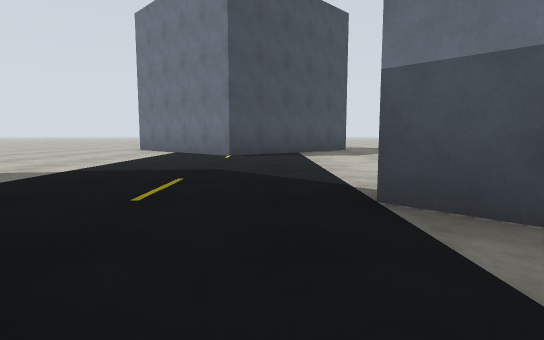
[1] (above)

24 first-person views from a walk through a Gazebo world. The camera is 0.94 m above the floor, tilts 6° down and sees 80° across. The floor is counted in squares, 2 m on a side. Each view is taken from the middle of a square. On the plan, view 1 faces up. The plan holds only what a view shows up to about 9 squares ahead; the rest is blank. The place goes on beyond the plan.

[2]
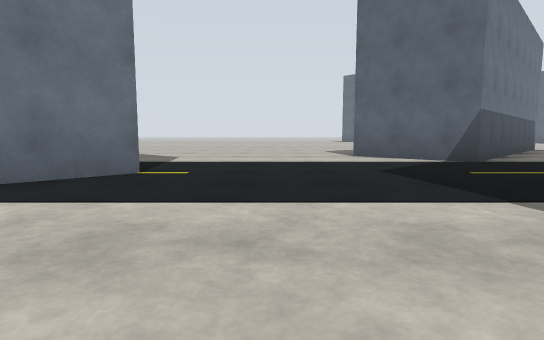

[3]
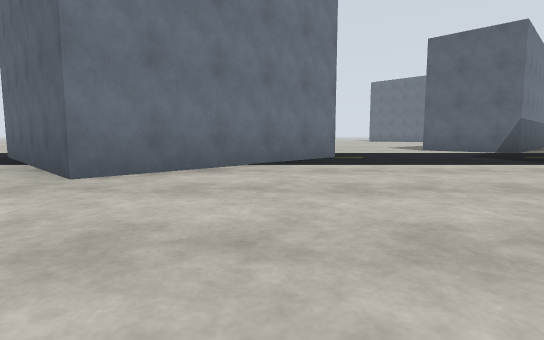

[4]
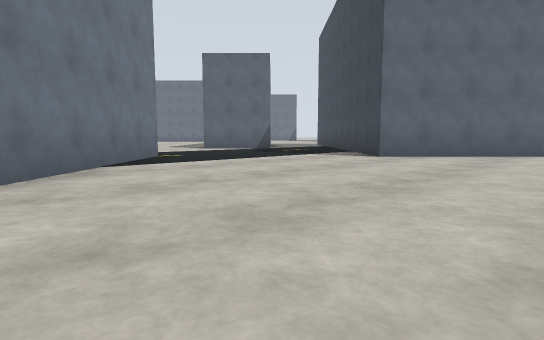

[5]
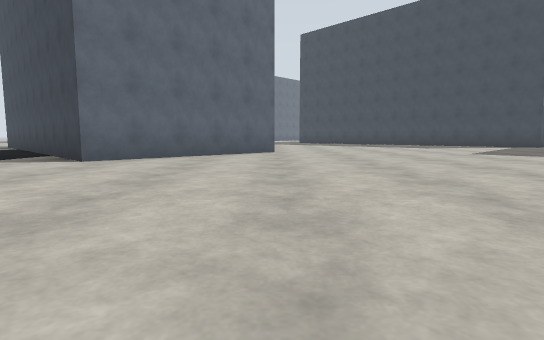

[6]
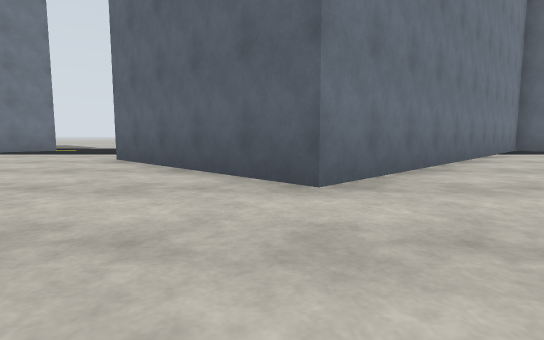

[7]
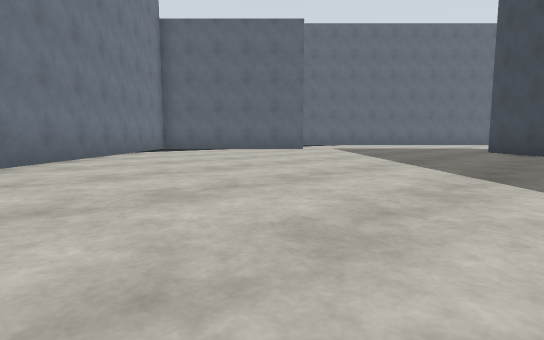

[8]
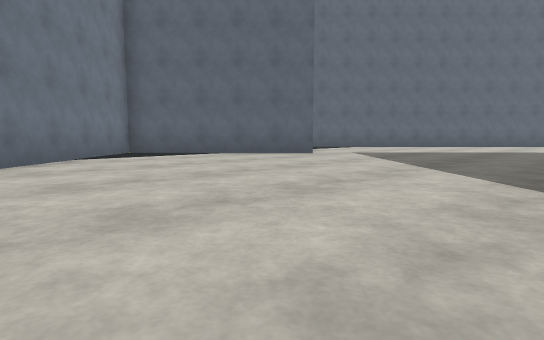

[9]
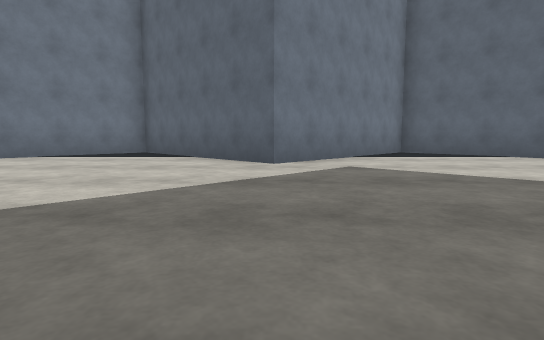

[10]
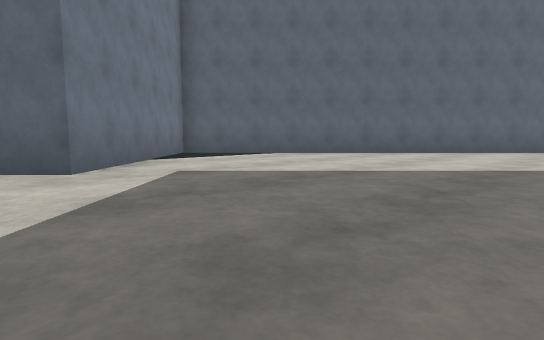

[11]
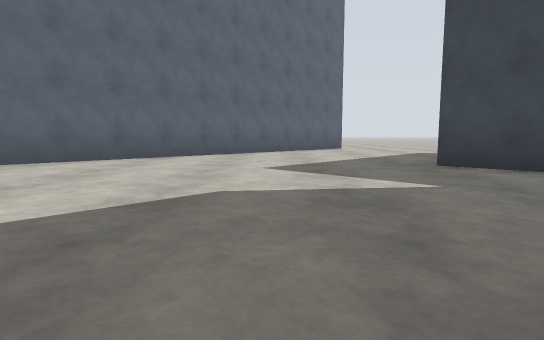

[12]
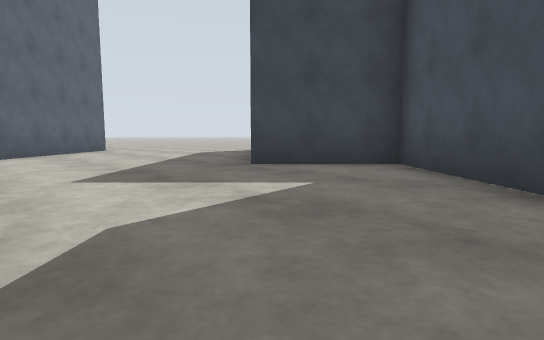

[13]
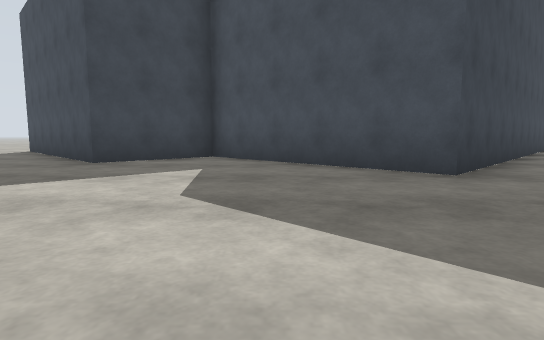

[14]
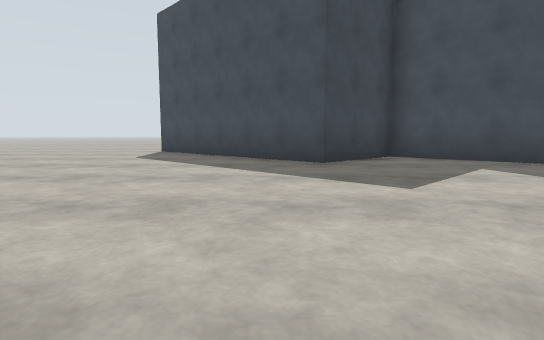

[15]
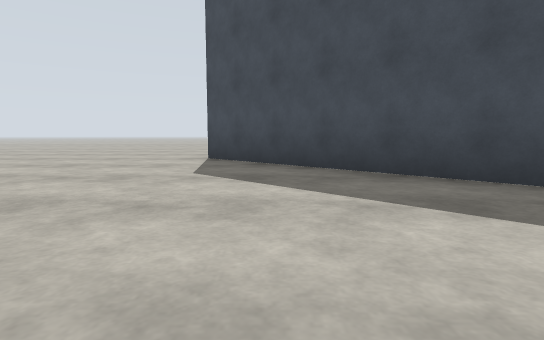

[16]
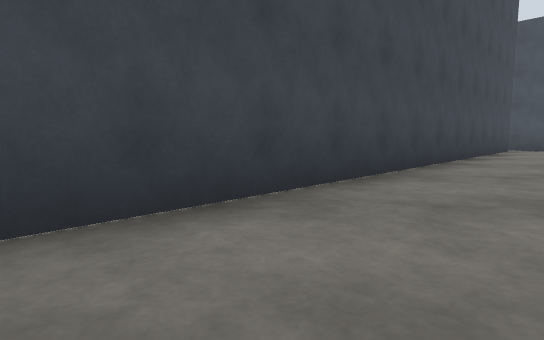

[17]
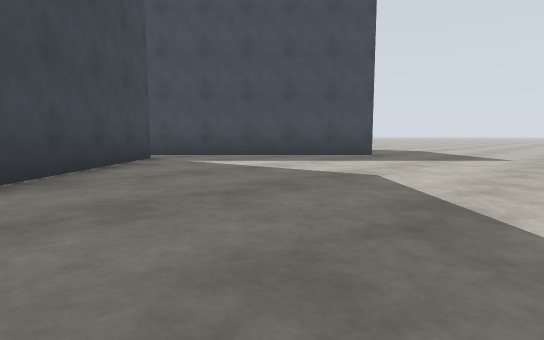

[18]
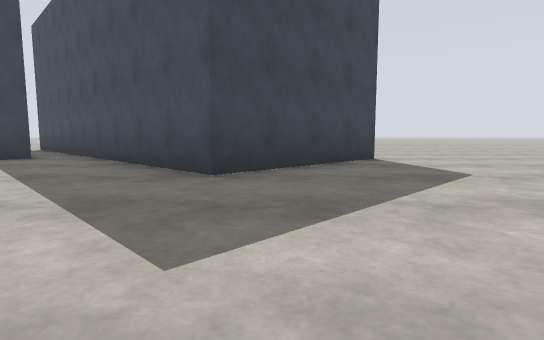

[19]
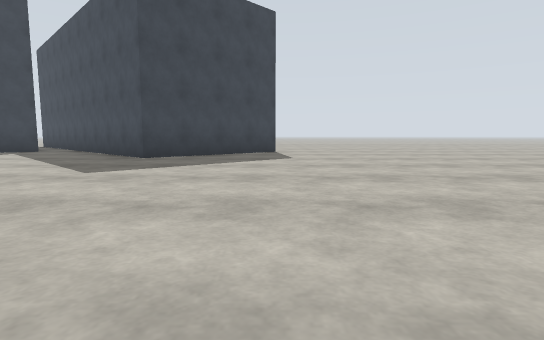

[20]
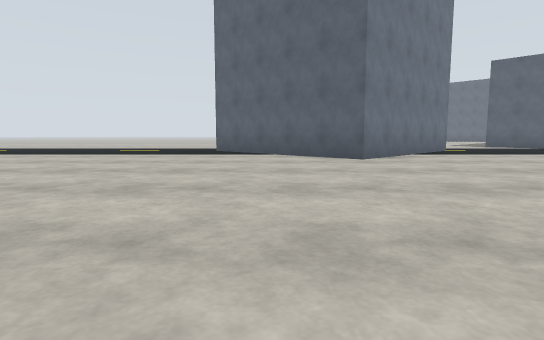

[21]
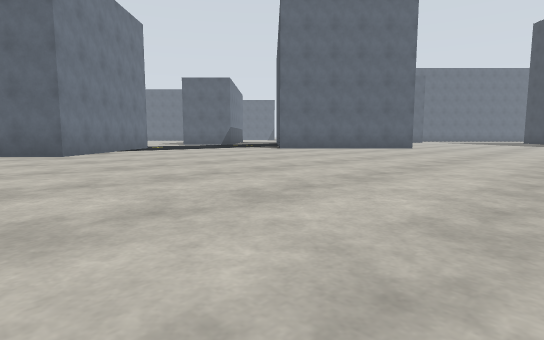

[22]
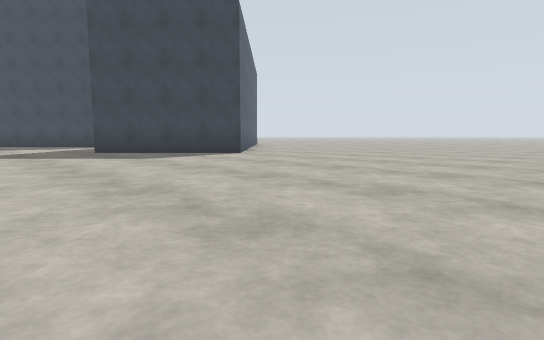

[23]
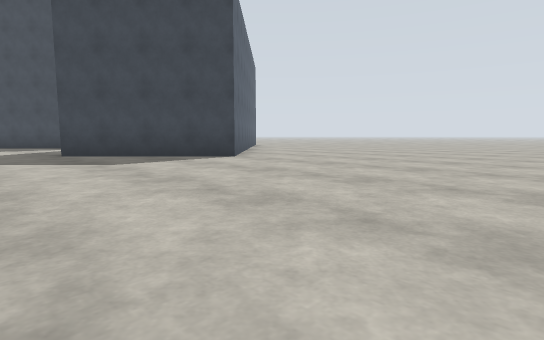

[24]
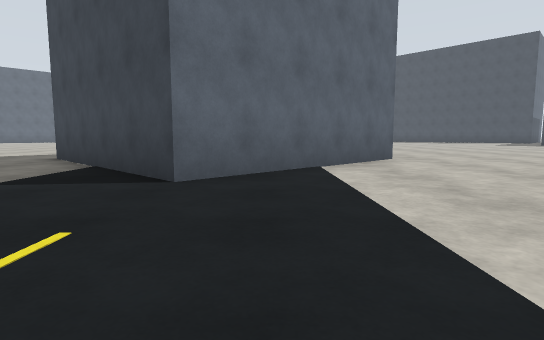

### Floor plan
Key: @ floor where view 1 was taken; . floor; B grey box.
Columns run from 19 left of view 1 to 4 right of it. Each row starts with its distance up from view 1.
 18               ....
 17             .......
 16            .........
 15           ...........
 14          .........B...
 13       ...........B B..
 12       ..........B   B..
 11  ..............B     B..
 10 ................B   B...
  9 .................B B....
  8 ..................B.....
  7 ........................
  6 ........................
  5 ........................
  4 B..............B......B.
  3 BB............BB.....B
  2   B..........B  B...BB
  1   BB.......BB    B...BB
  0  BB....  ...B     B@ .BB
 -1 BB...........B        .B
 -2 B.............B
 -3 B..............B
 -4  B..............B
 -5   B..............B
 -6    B..............B
 -7     B.............B
 -8      B...........B
 -9       B.........B
-10        B.......B
-11         B.......B
-12         BB.......B
-13        BB.........B
-14       BB..........B
-15       B..........B
-16       B.........B
-17        B.......B
-18       B.......B
-19      B.......B
-20     B.......B
-21    B.......B
-22  .........B
-23  ........B
-24  ...... B
-25  .....
-26  ...
-27  ..

Where each view was taken, in squares from view 1:
view 1: 0 up, 0 right, facing up
view 2: 6 up, 5 left, facing right
view 3: 9 up, 8 left, facing right
view 4: 11 up, 8 left, facing down-right
view 5: 10 up, 8 left, facing down
view 6: 1 up, 11 left, facing right
view 7: 1 down, 12 left, facing down-right
view 8: 3 down, 10 left, facing down-right
view 9: 10 down, 10 left, facing right
view 10: 9 down, 9 left, facing down-right
view 11: 12 down, 9 left, facing down
view 12: 13 down, 8 left, facing down-left
view 13: 14 down, 6 left, facing left
view 14: 18 down, 6 left, facing left
view 15: 20 down, 9 left, facing left
view 16: 10 down, 9 left, facing left
view 17: 6 down, 12 left, facing up-left
view 18: 2 up, 12 left, facing left
view 19: 4 up, 9 left, facing left
view 20: 13 up, 11 left, facing right
view 21: 13 up, 13 left, facing down-right
view 22: 11 up, 13 left, facing down-left
view 23: 10 up, 14 left, facing down-left
view 24: 18 up, 2 left, facing down
